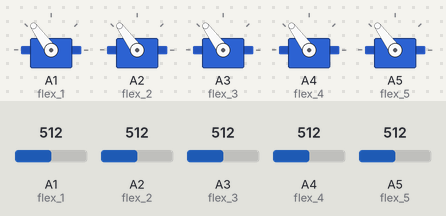
Bench run of a sketch on a simulated Arduino Uno, built with avr-gcc and run on an emulated ATmega328P. Shown: 5 × servo. Inputs (shaded band) come from the test bench; at power-on: A1 (flex_1) = 512, A2 (flex_2) = 512, A4 (flex_4) = 512, A5 (flex_5) = 512, A3 (flex_3) = 512.

Above: at 1.2 s.
1.3 s: A1 (flex_1) set to 716
At 2.3 s:
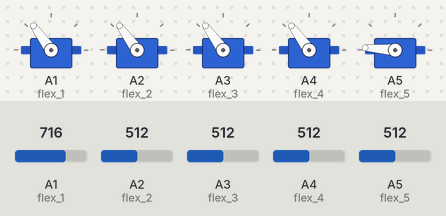
2.8 s: A2 (flex_2) set to 716
At 3.4 s:
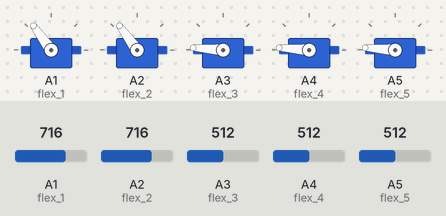
4.3 s: A4 (flex_4) set to 716
At 4.6 s:
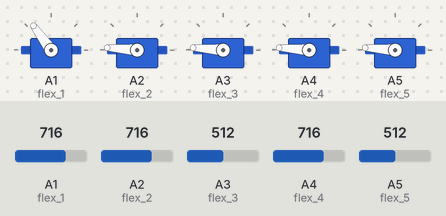
5.8 s: A5 (flex_5) set to 716
At 6.9 s:
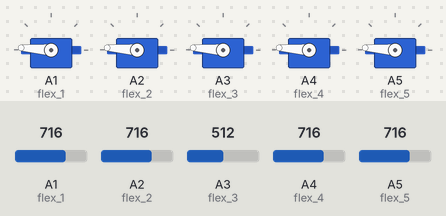
7.3 s: A1 (flex_1) set to 992
At 8.1 s:
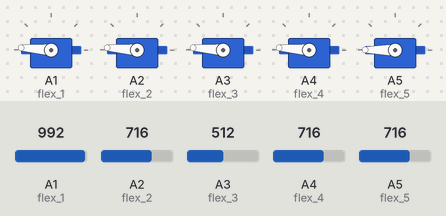
8.8 s: A2 (flex_2) set to 992
At 9.2 s:
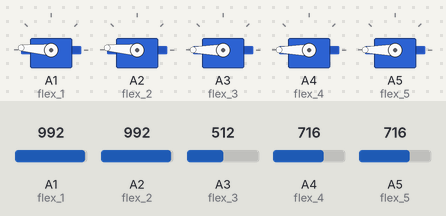
Timing chart, 0 to 11.3 s (numbered marks = the images above; inputs shaded):
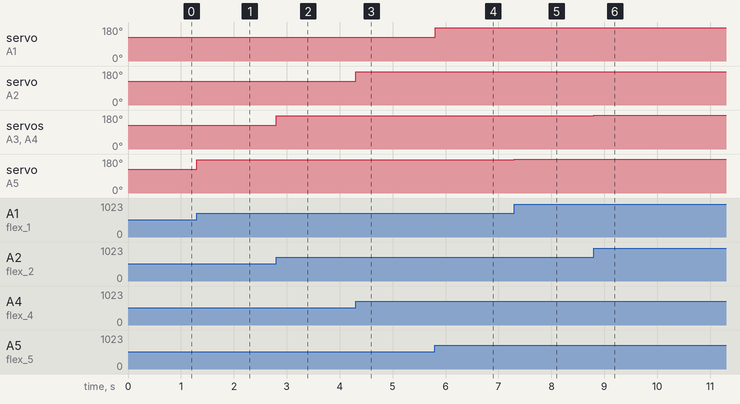

Measured:
- after the input at 1.3 s, servo on A5 (flex_5): 126° → 176° at once
- after the input at 2.8 s, servo on A3 (flex_3), servo on A4 (flex_4): 126° → 176° at once
- after the input at 4.3 s, servo on A2 (flex_2): 126° → 176° at once
- after the input at 5.8 s, servo on A1 (flex_1): 126° → 176° at once
- after the input at 7.3 s, servo on A5 (flex_5): 176° → 180° at once
- after the input at 8.8 s, servo on A3 (flex_3), servo on A4 (flex_4): 176° → 180° at once

The sketch:

BionicArm_FinalDraft.ino
```cpp
#include <Servo.h>    //the library which helps us to control the servo motor

Servo fingure1;
Servo fingure3;
Servo fingure4;
Servo fingure2;
Servo fingure5;

int flex_5 = A5;
int flex_4 = A4;
int flex_3 = A3;
int flex_2 = A2;
int flex_1 = A1;

int flex_5_val;
int flex_4_val;
int flex_3_val;
int flex_2_val;
int flex_1_val;

String data="",prv_data="-1|-1|-1|-1|-1";
int msg[5];

void setup(){
  Serial.begin(9600);
  fingure1.attach(15);
  fingure2.attach(16);
  fingure3.attach(17);
  fingure4.attach(18);
  fingure5.attach(19);
}


void loop(){
  flex_5_val = analogRead(flex_5);
  flex_5_val = map(flex_5_val, 0, 730, 0, 180);

  flex_4_val = analogRead(flex_4);
  flex_4_val = map(flex_4_val, 0, 730, 0, 180);

  flex_3_val = analogRead(flex_3);
  flex_3_val = map(flex_3_val, 0, 730, 0, 180);

  flex_2_val = analogRead(flex_2);
  flex_2_val = map(flex_2_val, 0, 730, 0, 180);

  flex_1_val = analogRead(flex_1);
  flex_1_val = map(flex_1_val, 0, 730, 0, 180);


  msg[0] = flex_5_val;
  msg[1] = flex_4_val;
  msg[2] = flex_3_val;
  msg[3] = flex_2_val;
  msg[4] = flex_1_val;
  data=String(flex_1_val)+"|"+String(flex_2_val)+"|"+String(flex_3_val)+"|"+String(flex_4_val)+"|"+String(flex_5_val);
  if(data!=prv_data)
  {
    fingure1.write(msg[0]);
    fingure2.write(msg[1]);
    fingure3.write(msg[3]);
    fingure4.write(msg[3]);
    fingure5.write(msg[4]);
    prv_data=data;
  }
}
```
